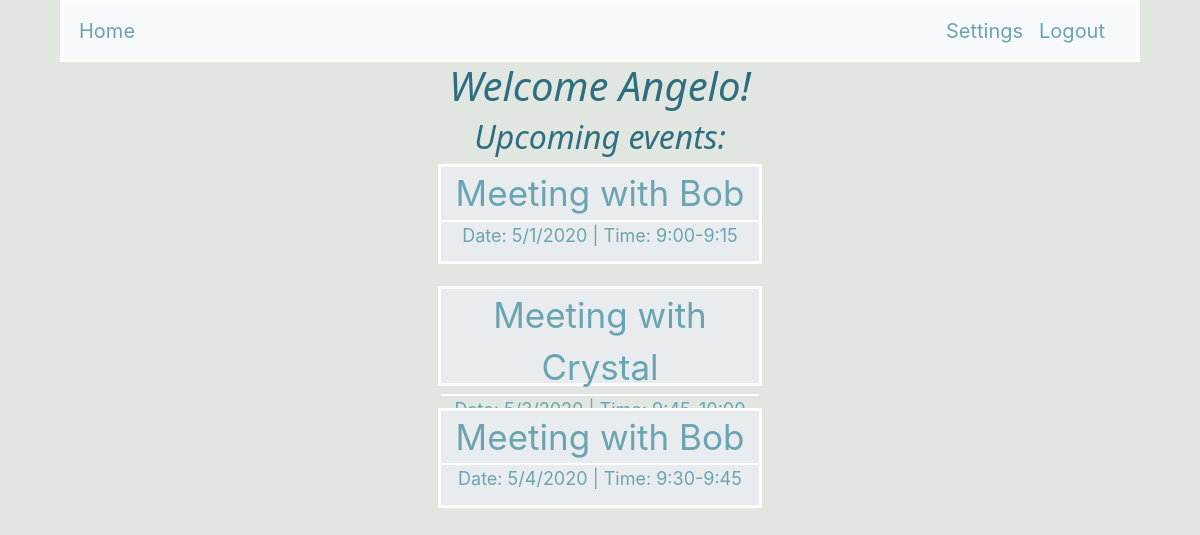
Page / (signed in) on the earlier database version.
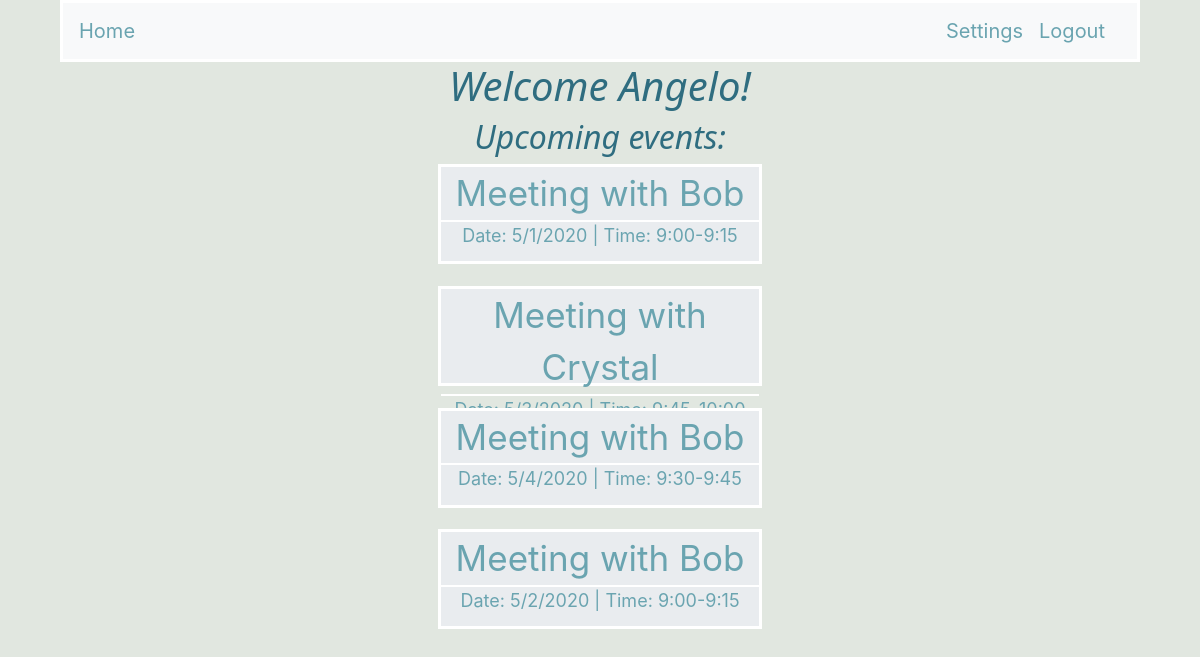
Same page on the later database version.
### app_folder/models.py (models this page shows, shortened)
class User(UserMixin, db.Model):
    id = db.Column(db.Integer, primary_key=True)
    username = db.Column(db.String(64), index=True, unique=True)
    email = db.Column(db.String(128), index=True, unique=True)
    password_hash = db.Column(db.String(128))
    emailConfirmation = db.Column(db.String(2), index=True)
    meetingLength = db.Column(db.String(32), index=True)
    availabilityStart = db.Column(db.String(32),index = True)
    availabilityEnd = db.Column(db.String(32),index = True)
    posts = db.relationship('Post', backref='author', lazy='dynamic')

class Event(db.Model):
    id = db.Column(db.Integer, primary_key=True)
    username = db.Column(db.String(64), index=True)
    eventDate = db.Column(db.String(32), index=True)
    eventTime = db.Column(db.String(32), index=True)
    guestname = db.Column(db.String(64), index=True)
    description = db.Column(db.String(128), index=True)

### app_folder/routes.py (the view)
@login_required
@app.route("/",methods=['GET', 'POST'])
def hello():
    if not current_user.is_authenticated:
        return redirect("/home")
    user = current_user
    events = Event.query.filter_by(username=user.username).all()
    return render_template('index.html', title='Home',user = user, events = events)

### app_folder/models.py (called while the page is built)
@login.user_loader
def load_user(id):
    return User.query.get(int(id))

### app_folder/templates/index.html (shortened to what this page needs)
{% extends "base.html" %}
{% block content %}
<div class="center">
    {% if not current_user.is_authenticated %}
        <h1>Welcome Guest!</h1>
    {% else %}
        <h1> Welcome {{ current_user.username }}!</h1>
        <h2> Upcoming events: </h2>
        {% if events|length == 0 %}
            <p>There are no events at this time.</p>
        {% else %}
            {% for i in events %}
                <div class="eventCard">
                    <div class="eventCard-inner">
                        <div class="eventCard-front">
                            <div class="eventTitle">
                                Meeting with {{ i.guestname }}
                            </div>
                            <div class="eventTimes">
                                Date: {{ i.eventDate }} |
                                Time: {{ i.eventTime }}
                            </div>
                        </div>
                        <div class="eventCard-back">
                            <div class="eventDescTitle">
                            </div>
                             <div class="eventDesc">
                            </div>
                        </div>
                    </div>
                </div>
            {% endfor %}
        {% endif %}
    {% endif %}
</div>
{% endblock %}

### app_folder/templates/base.html (shortened to what this page needs)
<!DOCTYPE html>
<html lang="en">
  <head>
       <link rel="stylesheet" href="https://stackpath.bootstrapcdn.com/bootstrap/4.4.1/css/bootstrap.min.css">
       <link rel= "stylesheet" type= "text/css" href= "{{ url_for('static',filename='styles/base.css') }}">
    </head>
    <body>
      <nav class="navbar navbar-custom navbar-expand-lg navbar-light bg-light">
            <div class="navbar-nav">
                {% if current_user.is_authenticated %}
                <a class="nav-item active navbar-brand" href="/">Home</a>
                {% else %}
                <a class="nav-item active navbar-brand" href="/home">Home</a>
                <a class="nav-item active navbar-brand" href="/users">Book Times</a>
                {% endif %}
            </div>
            <div class="navbar-collapse collapse w-100 order-3 dual-collapse2">
                <div class="navbar-nav ml-auto">
                  {% if not current_user.is_authenticated %}
                    <a class=" nav-item active navbar-brand" href="/login">Sign in</a>
                  {% else %}
                    <a class="nav-item active navbar-brand" href="/settings">Settings</a>
                    <a class="nav-item active navbar-brand" href="/logout">Logout</a>
                  {% endif %}
                </div>
            </div>
        </nav>
       {% block content %}{% endblock %}
    </body>
</html>

### app_folder/static/styles/base.css (style rules this page uses)
body { background-color: #E1E7E0; margin-left: 5%; margin-right: 5%; }
nav { border: 3px solid white; }
h1 { font-family:'Segoe UI', Tahoma, Geneva, Verdana, sans-serif; font-style: italic; color:#2F6D80; }
h2,h3,h4,h5 { font-family:'Segoe UI', Tahoma, Geneva, Verdana, sans-serif; font-style: italic; color:#2F6D80; }
a { color: #6AA4B0; }
.center { text-align: center; }
.navbar-custom .navbar-brand, .navbar-custom .navbar-text { color: #6AA4B0; }
.eventCard { background-color: transparent; width: 30%; height: 100px; margin: auto; margin-bottom: 2%; }
.eventCard-inner { position: relative; width: 100%; height: 100%; text-align: center; transition: .8s; transform-style: preserve-3d; border: 3px solid white; }
.eventCard-front, .eventCard-back { position: absolute; width: 100%; height: 100%; -webkit-backface-visibility: hidden; backface-visibility: hidden; background-color: #e9ecef; }
.eventCard-front { background-color: #e9ecef; color: black; }
.eventCard-back { background-color: #e9ecef; color: white; transform: rotateY(180deg); }
.eventTitle { font-size: 35px; border-bottom: 2px solid white; color: #6AA4B0; }
.eventDescTitle { font-size: 28px; border-bottom: 2px solid white; color: #6AA4B0; }
.eventTimes { font-size: 18px; color: #6AA4B0; }
.eventDesc { margin-top: 1%; font-size: 20px; color: #6AA4B0; }

Differences in the rows shown:
added Event: guestname "Bob", eventDate "5/2/2020", eventTime "9:00-9:15"
